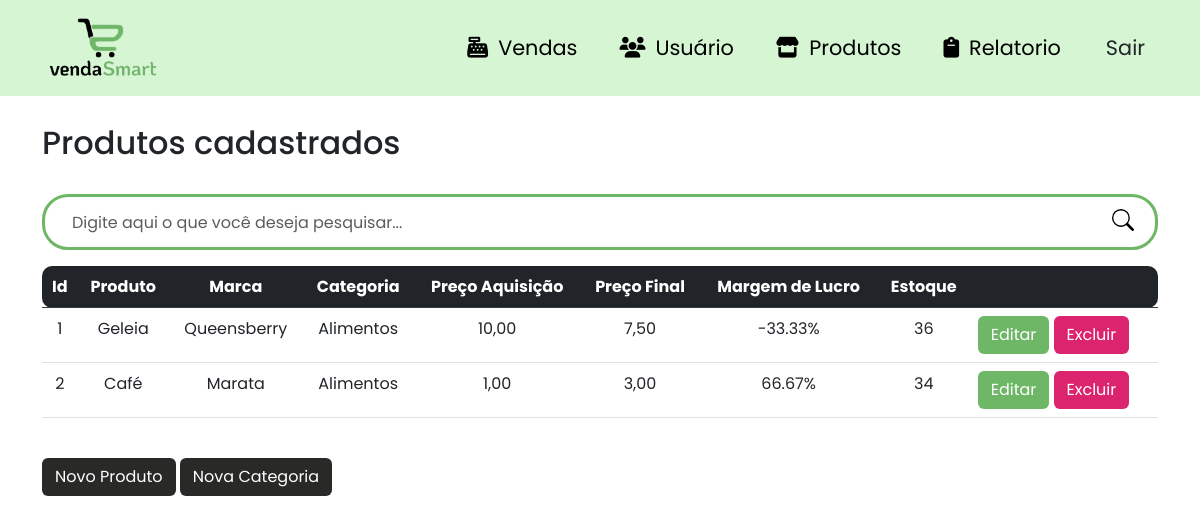
The app's page /produtos (signed in) with its own data.
### site_atividade/models/__init__.py (models this page shows, shortened)
class Produtos(database.Model):
    id_produtos = database.Column(database.Integer, primary_key=True)
    produto = database.Column(database.String, nullable=False)
    marca = database.Column(database.String, nullable=False)
    preco_aquisicao = database.Column(database.Float, nullable=False)
    preco = database.Column(database.Float, nullable=False)
    estoque = database.Column(database.Integer, nullable=False)
    margem_lucro = database.Column(database.Float, nullable=True)
    categoria_fk = database.Column(database.Integer, database.ForeignKey('categoria.id_categoria'), nullable=False)
    venda = database.relationship('Venda', backref='produto')

class Categoria(database.Model):
    id_categoria = database.Column(database.Integer, primary_key=True)
    categoria = database.Column(database.String, nullable=False)
    produtos = database.relationship('Produtos', backref='categoria', lazy=True)

### site_atividade/routers/__init__.py (the view)
@app.route("/produtos")
@login_required
def produtos():
    search_term = request.args.get('search')
    if search_term:
        produtos = Produtos.query.filter(Produtos.produto.ilike(f'%{search_term}%')).all()
    else:
        produtos = Produtos.query.all()
    categorias = Categoria.query.all()  # Obter todas as categorias
    return render_template('lista_produto.html', produtos=produtos, categorias=categorias)

### site_atividade/models/__init__.py (called while the page is built)
@login_manager.user_loader
def load_usuario(id_usuario):
    return Usuario.query.get(int(id_usuario))

### site_atividade/templates/lista_produto.html (shortened to what this page needs)
{% extends 'base.html' %}
{% block body %}
        <div class="container theme-showcase" role="main">
            <br>
            <div class="page-header">
                <h2 class="box-title col-md-12">Produtos cadastrados</h2>
            </div>
            <br>
            <div class="search-box">
                <form class="form-search" action="{{ url_for('produtos') }}" method="GET">
                    <div class="input-group form-group-search">
                        <input type="text" class="form-control form-control-search" placeholder="Digite aqui o que você deseja pesquisar..." id="search-input" name="search">
                        <span class="input-group-btn">
                            <button class="btn-search type="submit"></button>
                        </span>
                    </div>
                </form>
            </div>
            <div class="list-product">
                <table class="table table-hover scrollable-table">
                    <thead class="table-dark">
                        <tr>
                            <th class="text-center table-rounded-start">Id</th>
                            <th class="text-center">Produto</th>
                            <th class="text-center">Marca</th>
                            <th class="text-center">Categoria</th>
                            <th class="text-center">Preço Aquisição</th>
                            <th class="text-center">Preço Final</th>
                            <th class="text-center">Margem de Lucro</th>
                            <th class="text-center">Estoque</th>
                            <th class="table-rounded-end"> </th>
                        </tr>
                    </thead>
                    <tbody>
                    {% for produto in produtos %}
                        <tr data-href="#">
                           </td> <td class="text-center"> {{ produto.id_produtos }} </td>
                            <td class="text-center">{{ produto.produto }}</td>
                            <td class="text-center">{{ produto.marca }}</td>
                            <td class="text-center">{{ produto.categoria.categoria }}</td>
                            <td class="text-center">{{ "{:.2f}".format(produto.preco_aquisicao).replace('.', ',') }}</td>
                            <td class="text-center">{{ "{:.2f}".format(produto.preco).replace('.', ',') }}</td>
                            <td class="text-center">{{ "{:.2f}%".format(produto.margem_lucro) }}</td>
                            <td class="text-center">{{ produto.estoque }}</td>
                            <td class="btn-edit-delete text-right">
                                <a class="btn btn-color1 text-white" data-toggle="modal" data-target="#editProdutoModal{{ produto.id_produtos }}">Editar</a>
                                <a class="btn btn-color2 text-white" data-toggle="modal" data-target="#deleteProdutoModal{{ produto.id_produtos }}">Excluir</a>
                            </td>
                        </tr>
                    {% endfor %}
                    </tbody>
                </table>
            </div>
            <br>
            <div class="pull-right">
                <button type="button" class="btn btn-color3" data-toggle="modal" data-target="#addProdutoModal">
                    Novo Produto
                </button>
                <button type="button" class="btn btn-color3" data-toggle="modal" data-target="#addCategoriaModal">
                    Nova Categoria
                </button>
            </div>
{% endblock %}

### site_atividade/static/css/product.css (style rules this page uses)
.list-product { max-height: 550px; overflow: auto; }
.scrollable-table { overflow-y: auto; }
.form-search { grid-template-rows: 100vh; }
.form-group-search { border: 3px solid #6DB766; border-radius: 26px; padding: 5px 15px; }
.form-control-search { width: 350px; height: 40px; border : none; }
.btn-search { float: right; width: 34px; height: 36px; border: none; background: #fff; }
input[type="text"] { outline: none; box-shadow: none !important; }

### site_atividade/static/css/style.css (style rules this page uses)
body { padding-top: 100px; font-family: 'Poppins', sans-serif; }
.btn-color1 { background-color: #6DB766; transition: .5s; }
.btn-color2 { background-color: #DC236D; transition: .5s; }
.btn-color3 { background-color: #292928; transition: .5s; color: #fff; }
.table-rounded-start { border-top-left-radius: 10px; border-bottom-left-radius: 10px; }
.table-rounded-end { border-top-right-radius: 10px; border-bottom-right-radius: 10px; }

### site_atividade/static/css/vendas.css (style rules this page uses)
.scrollable-table { overflow-y: auto; }

### records on screen
Produtos: id_produtos "1", produto "Geleia", marca "Queensberry", categoria.categoria "Alimentos", preco_aquisicao "10,00", preco "7,50", margem_lucro "-33.33%", estoque "36"
Produtos: id_produtos "2", produto "Café", marca "Marata", categoria.categoria "Alimentos", preco_aquisicao "1,00", preco "3,00", margem_lucro "66.67%", estoque "34"
